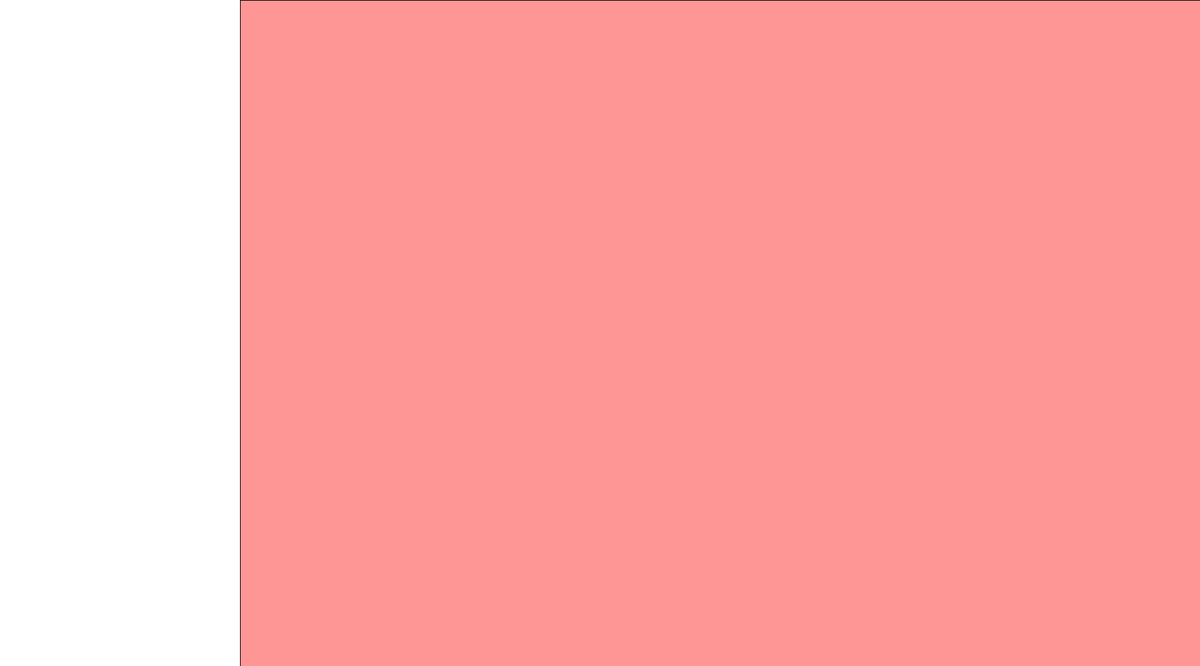
Frame 1 (no input)
Frame 60 (the mouse pressed at the canvas centre just before this capture): identical to frame 1, image omitted
Frame 120 (the mouse held since frame 60 and released just before this capture): identical to frame 1, image omitted

The Processing sketch that drew this single still picture (run headless with seeded random() and noise(); from frame 60 on, the mouse is pressed at the canvas centre):

// Processing sketch: flechette_by_henry
// ── flechette_by_henry.pde
float lockX;
float lockY;
float targetsRadius = 10;
float shootZonePercentage = 20;
import java.util.*;
Dart currentDart;
Target currentTarget;
float power = 2;
boolean mustDeleteDart = false;
Dart globDart = new Dart(200, 200,power,-power); 
ArrayList<Dart> dartList = new ArrayList<Dart>();
ArrayList<Target> targetList = new ArrayList<Target>();
void setup() {
  size(1800, 1000);
}

void draw() {
  background(255);
  fill(255,150,150);
  rect(width*shootZonePercentage/100, 0, width*(100-shootZonePercentage)/100, height);
  for (Iterator<Target> k = targetList.iterator(); k.hasNext();) { 
    currentTarget = k.next();
    currentTarget.update();
  }
  for (Iterator<Dart> i = dartList.iterator(); i.hasNext();) { 
    mustDeleteDart = false;
    currentDart = i.next();
    if(currentDart.posX<0 || currentDart.posX>width || currentDart.posY<0 || currentDart.posY>height){
      mustDeleteDart = true;
    }else{
      for (Iterator<Target> j = targetList.iterator(); j.hasNext();) { 
        currentTarget = j.next();
        print(dist(currentDart.posX, currentDart.posY, currentTarget.posX, currentTarget.posY), "\n");
        if(dist(currentDart.posX, currentDart.posY, currentTarget.posX, currentTarget.posY)<= currentTarget.Radius){
          mustDeleteDart = true;
          j.remove();
        }
      }
      }
    if(mustDeleteDart){
      i.remove();
    }
    
    currentDart.update();
  }
  
  if (mousePressed && (mouseButton == LEFT)) {
    if(lockX<(width*shootZonePercentage/100)){
      line(lockX, lockY, mouseX, mouseY); 
    }
  }

}



void mousePressed() {
  if (mouseButton == LEFT) {
    lockX = mouseX;
    lockY = mouseY;
  }

}


void mouseReleased() {
  if (mouseButton == LEFT) {
    if(lockX<(width*shootZonePercentage/100)){
      Dart dart = new Dart(lockX, lockY,(lockX-mouseX)*power/100,(lockY-mouseY)*power/100); 
      dartList.add(dart);
    }
  }else if(mouseButton == RIGHT){
      Target target = new Target(mouseX,mouseY,targetsRadius); 
      targetList.add(target);
  }
}
class Target{
  float posX, posY, Radius;
  Target(float x, float y, float r){
    posX = x;
    posY = y;
    Radius = r;
  }
  void update() { 
    ellipseMode(RADIUS);
    fill(255,0,0);
    ellipse(posX, posY, Radius, Radius);
  } 



}
class Dart { 
  float posX, posY, velX, velY;
  PVector velocityVector;
  PVector normalizedVelocityVector;
  float airPenetration = 0.9;
  float weight = 0.05;
  Dart (float x, float y, float vx, float vy) {  
    posX = x; 
    posY = y; 
    velocityVector = new PVector(vx,vy);
  } 
  void update() { 
    normalizedVelocityVector = new PVector(velocityVector.x, velocityVector.y,0);
    normalizedVelocityVector.normalize();
    line(posX, posY, posX-normalizedVelocityVector.x*7, posY-normalizedVelocityVector.y*7); 
    velocityVector.y += weight;
    posX += velocityVector.x; 
    posY += velocityVector.y; 
  } 
} 
